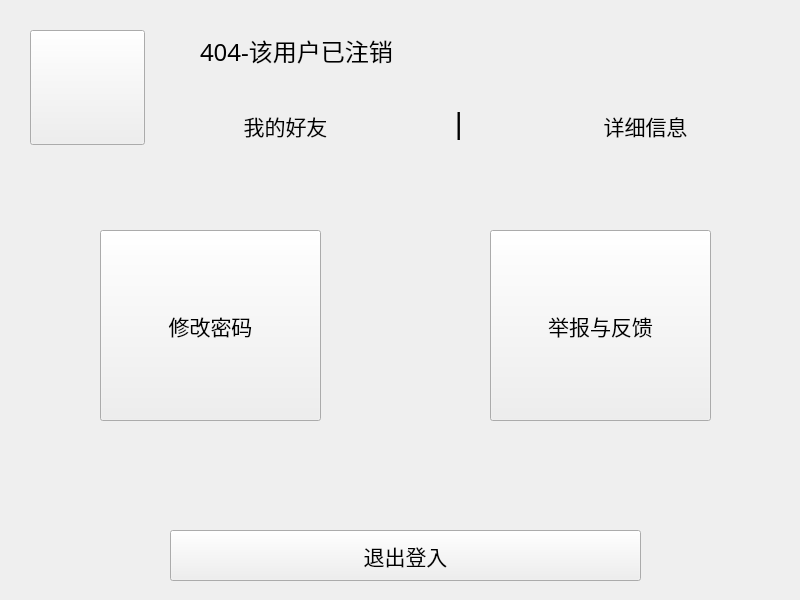
<?xml version="1.0" encoding="UTF-8"?>
<ui version="4.0">
 <class>PersonalDialog</class>
 <widget class="QDialog" name="PersonalDialog">
  <property name="enabled">
   <bool>true</bool>
  </property>
  <property name="geometry">
   <rect>
    <x>0</x>
    <y>0</y>
    <width>800</width>
    <height>600</height>
   </rect>
  </property>
  <property name="minimumSize">
   <size>
    <width>800</width>
    <height>600</height>
   </size>
  </property>
  <property name="maximumSize">
   <size>
    <width>800</width>
    <height>600</height>
   </size>
  </property>
  <property name="windowTitle">
   <string>Dialog</string>
  </property>
  <property name="styleSheet">
   <string notr="true">background-image: url(:/image/image/background/personal.jpg);</string>
  </property>
  <property name="modal">
   <bool>false</bool>
  </property>
  <widget class="QPushButton" name="info">
   <property name="geometry">
    <rect>
     <x>550</x>
     <y>100</y>
     <width>191</width>
     <height>51</height>
    </rect>
   </property>
   <property name="font">
    <font>
     <family>微软雅黑</family>
     <pointsize>16</pointsize>
    </font>
   </property>
   <property name="styleSheet">
    <string notr="true">QPushButton
{
border-radius:0px;
background-color: rgba(255, 255, 255,0);
background-repeat:no-repeat;
border:none;

}
QPushButton:hover{
	background-color: rgb(255, 255, 255,100);
}
QPushButton:pressed{
background-color: rgba(95, 95, 95,100);
border-color:rgba(255,255,255,30);
border-style:inset;
color:rgb(255, 255, 255);
}
</string>
   </property>
   <property name="text">
    <string>详细信息</string>
   </property>
   <property name="flat">
    <bool>true</bool>
   </property>
  </widget>
  <widget class="QLabel" name="namelabel">
   <property name="geometry">
    <rect>
     <x>200</x>
     <y>30</y>
     <width>281</width>
     <height>41</height>
    </rect>
   </property>
   <property name="font">
    <font>
     <family>方正粗黑宋简体</family>
     <pointsize>18</pointsize>
    </font>
   </property>
   <property name="styleSheet">
    <string notr="true"/>
   </property>
   <property name="text">
    <string>404-该用户已注销</string>
   </property>
  </widget>
  <widget class="QPushButton" name="exitButton">
   <property name="geometry">
    <rect>
     <x>170</x>
     <y>530</y>
     <width>471</width>
     <height>51</height>
    </rect>
   </property>
   <property name="font">
    <font>
     <family>微软雅黑</family>
     <pointsize>16</pointsize>
    </font>
   </property>
   <property name="styleSheet">
    <string notr="true"/>
   </property>
   <property name="text">
    <string>退出登入</string>
   </property>
   <property name="flat">
    <bool>false</bool>
   </property>
  </widget>
  <widget class="QPushButton" name="changePasswod">
   <property name="geometry">
    <rect>
     <x>100</x>
     <y>230</y>
     <width>221</width>
     <height>191</height>
    </rect>
   </property>
   <property name="font">
    <font>
     <family>微软雅黑</family>
     <pointsize>16</pointsize>
     <weight>50</weight>
     <bold>false</bold>
    </font>
   </property>
   <property name="cursor">
    <cursorShape>PointingHandCursor</cursorShape>
   </property>
   <property name="styleSheet">
    <string notr="true">border-top-color: rgb(0, 0, 0);
</string>
   </property>
   <property name="text">
    <string>修改密码</string>
   </property>
   <property name="icon">
    <iconset resource="imagefile.qrc">
     <normaloff>:/image/image/image/local-music.png</normaloff>:/image/image/image/local-music.png</iconset>
   </property>
   <property name="iconSize">
    <size>
     <width>50</width>
     <height>50</height>
    </size>
   </property>
   <property name="flat">
    <bool>false</bool>
   </property>
  </widget>
  <widget class="QPushButton" name="headimage">
   <property name="geometry">
    <rect>
     <x>30</x>
     <y>30</y>
     <width>115</width>
     <height>115</height>
    </rect>
   </property>
   <property name="minimumSize">
    <size>
     <width>115</width>
     <height>115</height>
    </size>
   </property>
   <property name="maximumSize">
    <size>
     <width>190</width>
     <height>120</height>
    </size>
   </property>
   <property name="text">
    <string/>
   </property>
   <property name="icon">
    <iconset resource="imagefile.qrc">
     <normaloff>:/image/image/headicon/01.jpg</normaloff>:/image/image/headicon/01.jpg</iconset>
   </property>
   <property name="iconSize">
    <size>
     <width>132</width>
     <height>118</height>
    </size>
   </property>
   <property name="checkable">
    <bool>false</bool>
   </property>
   <property name="default">
    <bool>false</bool>
   </property>
  </widget>
  <widget class="QLabel" name="label_2">
   <property name="geometry">
    <rect>
     <x>450</x>
     <y>100</y>
     <width>21</width>
     <height>51</height>
    </rect>
   </property>
   <property name="font">
    <font>
     <family>Lucida Console</family>
     <pointsize>22</pointsize>
    </font>
   </property>
   <property name="styleSheet">
    <string notr="true"/>
   </property>
   <property name="text">
    <string>|</string>
   </property>
  </widget>
  <widget class="QPushButton" name="fributton">
   <property name="geometry">
    <rect>
     <x>190</x>
     <y>100</y>
     <width>191</width>
     <height>51</height>
    </rect>
   </property>
   <property name="font">
    <font>
     <family>微软雅黑</family>
     <pointsize>16</pointsize>
    </font>
   </property>
   <property name="styleSheet">
    <string notr="true">QPushButton
{
border-radius:0px;
background-color: rgba(255, 255, 255,0);
background-repeat:no-repeat;
border:none;
}
QPushButton:hover{
	background-color: rgb(255, 255, 255,100);
}
QPushButton:pressed{
background-color: rgba(95, 95, 95,100);
border-color:rgba(255,255,255,30);
border-style:inset;
color:rgb(255, 255, 255);
}
</string>
   </property>
   <property name="text">
    <string>我的好友</string>
   </property>
   <property name="flat">
    <bool>true</bool>
   </property>
  </widget>
  <widget class="QPushButton" name="feedbackButton">
   <property name="geometry">
    <rect>
     <x>490</x>
     <y>230</y>
     <width>221</width>
     <height>191</height>
    </rect>
   </property>
   <property name="font">
    <font>
     <family>微软雅黑</family>
     <pointsize>16</pointsize>
     <weight>50</weight>
     <bold>false</bold>
    </font>
   </property>
   <property name="cursor">
    <cursorShape>PointingHandCursor</cursorShape>
   </property>
   <property name="styleSheet">
    <string notr="true">border-color: rgb(0, 0, 0);</string>
   </property>
   <property name="text">
    <string>举报与反馈</string>
   </property>
   <property name="icon">
    <iconset resource="imagefile.qrc">
     <normaloff>:/image/image/image/local-music.png</normaloff>:/image/image/image/local-music.png</iconset>
   </property>
   <property name="iconSize">
    <size>
     <width>50</width>
     <height>50</height>
    </size>
   </property>
   <property name="flat">
    <bool>false</bool>
   </property>
  </widget>
 </widget>
 <resources>
  <include location="imagefile.qrc"/>
 </resources>
 <connections/>
</ui>
